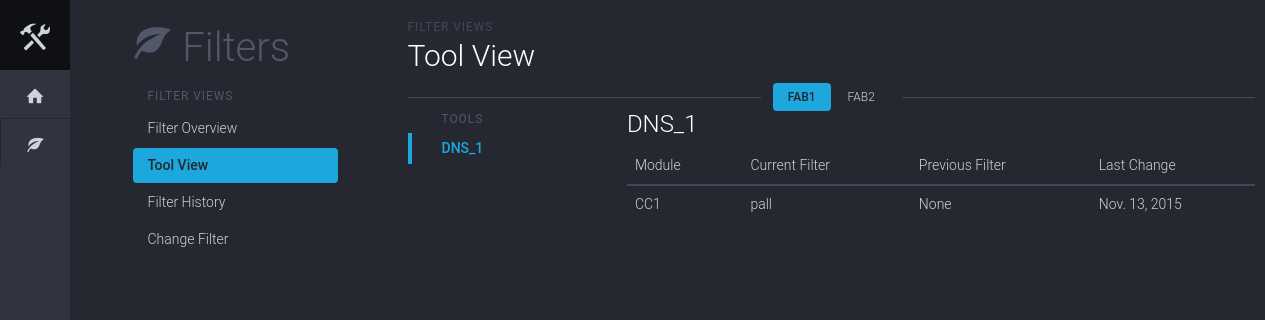
Screenshot of /filters/tools/fab1/ with the database file from the repository.
### filter_app/models.py (models this page shows)
class Tool(models.Model):
	CR_CHOICES = (
	    ('FAB1', 'FAB1'),
	    ('FAB2', 'FAB2'),
	)
	name = models.CharField(max_length=8, unique=True)
	cleanroom = models.CharField(max_length=16, choices=CR_CHOICES, default='FAB1', null=True)
	class Meta:
		app_label = 'filter_app'
		verbose_name = 'tool'
		verbose_name_plural = 'tools'
		ordering = ['cleanroom', 'name', ]
	def __unicode__(self):
		return self.name
	def __str__(self):
		return self.name

class Module(models.Model):
	name = models.CharField(max_length=32, unique=True)
	main_tool = models.ForeignKey(Tool)
	current_filter = models.ForeignKey(Filter, related_name='+')
	previous_filter = models.ForeignKey(Filter, related_name='+', null=True) # No backwards relation!
	chemistry = models.ManyToManyField(Chemistry, related_name='modules')
	class Meta:
		app_label = 'filter_app'
		verbose_name = 'module'
		verbose_name_plural = 'modules'
	def __unicode__(self):
		return self.name
	def __str__(self):
		return self.main_tool.name + '-' +self.name

class Filter(models.Model):
	product_code = models.CharField(max_length=255, unique=True)
	manufacturer = models.CharField(max_length=255)
	pore_size = models.CharField(max_length=32)
	class Meta:
		app_label = 'filter_app'
		verbose_name = 'filter'
		verbose_name_plural = 'filters'
	def __unicode__(self):
		return self.product_code
	def __str__(self):
		return self.product_code

class FilterSwap(models.Model):
	module = models.ForeignKey(Module, related_name='swaps')
	swapped_filter = models.ForeignKey(Filter, related_name='swaps')
	comment = models.TextField()
	date = models.DateField('Date', default=datetime.date.today)
	who = models.CharField(max_length=32, null=True)
	class Meta:
		app_label = 'filter_app'
		verbose_name = 'filter swap'
		verbose_name_plural = 'filter swaps'
		ordering = ['-date']
	def __unicode__(self):
		return str(self.module) + ': filter changed on ' + str(self.date)
	def __str__(self):
		return str(self.module) + ': filter changed on ' + str(self.date)
	def save(self, *args, **kwargs):
		active_filter = self.module.current_filter
		if active_filter and self.swapped_filter != active_filter:
			self.module.previous_filter = active_filter
			print 'filter swapped!'
			print self.module.previous_filter
		super(FilterSwap, self).save(*args, **kwargs)

### filter_app/views.py (the view)
# urls.py: url(r'^tools/(?P<fab>[\w-]+)/(?P<tool>[\w-]*)$', views.ToolView.as_view(), name='test'),
class ToolView(ListView):
	model = models.Tool
	context_object_name = 'tool_list'
	template_name = 'overview3.html'
	def get_context_data(self, **kwargs):
		modules = models.Module.objects.filter(main_tool__name__iexact=self.tool).prefetch_related()
		ctx = super(ToolView, self).get_context_data(**kwargs)
		ctx['modules'] = modules
		ctx['current_tool'] = self.tool
		ctx['fab'] = self.fab
		return ctx
	def get_queryset(self):
		self.fab = self.kwargs['fab']
		if not self.kwargs['tool']:
			self.tool = models.Tool.objects.filter(cleanroom__iexact=self.fab).first().name.lower()
		else:
			self.tool = self.kwargs['tool']
		return self.model.objects.filter(cleanroom__iexact=self.fab).prefetch_related()

### filter_app/templatetags/filter_tags.py (called while the page is built)
@register.tag
def active(parser, token):
    try:
        args = token.split_contents()
        print 'args: ' + str(args[1]) + ' ' + str(args[2])
        return ActiveUrlNode(args[1], args[2])
    except ValueError:
        raise template.TemplateSyntaxError, "%r tag requires at least 2 arguments" % token.contents.split()[0]

    def render(self, context):
        request = self.request.resolve(context)
        any_of = False
        try:
            url = resolve(request.path_info)
            print 'url: ' + str(url.url_name)
            url_name = url.url_name
            print 'url name-- ' + str(url_name)
            print 'den andere-- ' + str(self.names)
            if url_name == self.names:
                print 'jeeeeej'
                any_of=True
            else:
                print 'tis ni waar '
            '''for n in self.names:
                name = n.resolve(context)
                if url_name.startswith(name):
                    any_of = True
                    break'''
        except:
            print "Cannot resolve %s" % request.path_info
        return self.return_value if any_of else ''

### filter_app/templates/overview3.html (shortened to what this page needs)
{% extends 'layout.html' %}
{% load staticfiles %}
{% block extra_css %}
	<link rel="stylesheet" href="{% static 'css/style.css' %}">
{% endblock extra_css %}
{% block content %}
	<div class="container">
		<div class="row">
			<div class="col-sm-9 col-xs-12 content">
				<div class="dashhead">
					<div class="dashhead-titles">
						<h6 class="dashhead-subtitle">Filter Views</h6>
						<h2 class="dashhead-title">Tool View</h2>
					</div>
				</div>
				<div class="hr-divider">
					<ul class="nav nav-pills hr-divider-content hr-divider-nav" role="tablist">
						<li  {% if fab == 'fab1' %}class="active"{% endif %} role="presentation">
							<a href="{% url 'test' fab='fab1' tool='' %}">Fab1</a>
						</li>
						<li {% if fab == 'fab2' %}class="active"{% endif %} role="presentation">
							<a href="{% url 'test' fab='fab2' tool='' %}" {% if fab == 'fab2' %}class="active"{% endif %}>Fab2</a>
						</li>
					</ul>
				</div>
				<div class="row">
					<div class="col-sm-3 col-xs-4">
						<ul class="nav nav-bordered nav-stacked">
							<li class="nav-header">Tools</li>
							{% for tool in tool_list %}
							<li {% if tool.name|lower == current_tool %}class="active"{% endif %}>
								<a href="{% url 'test' fab=tool.cleanroom|lower tool=tool.name|lower %}">{{ tool.name|upper }}</a>
							</li>
						{% endfor %}
						</ul>
					</div>
					<div class="col-sm-9 col-xs-8">
						<div class="dashhead">
						  	<div class="dashhead-titles">
						    	<h3 class="dashhead-title">DNS_1</h3>
						  	</div>
						</div>
						<div class="table-full">
							<div class="table-responsive">
								<table class="table" data-sort="table">
									<thead>
										<tr>
											<th class="header">Module</th>
											<th class="header">Current Filter</th>
											<th class="header">Previous Filter</th>
											<th class="header">Last Change</th>
										</tr>
									</thead>
									<tbody>
										{% for module in modules %}
										<tr>
											<td>
												{{ module.name }}
											</td>
											<td>
												{{ module.current_filter }}
											</td>
											<td>
												{{  module.previous_filter }}
											</td>
											<td>
												{{ module.swaps.last.date }}
											</td>
										</tr>
										{% endfor %}
									</tbody>
								</table>
							</div>
						</div>
					</div>
				</div>
			</div>
		</div>
	</div>
{% endblock content %}

### filter_app/static/css/style.css (style rules this page uses)
table { font-size: 14px; font-weight: 300; }

### rows the page displays
Tool: name "DNS_1"
Module: name "CC1", current_filter "pall", previous_filter "None", swaps.last "Nov. 13, 2015"
